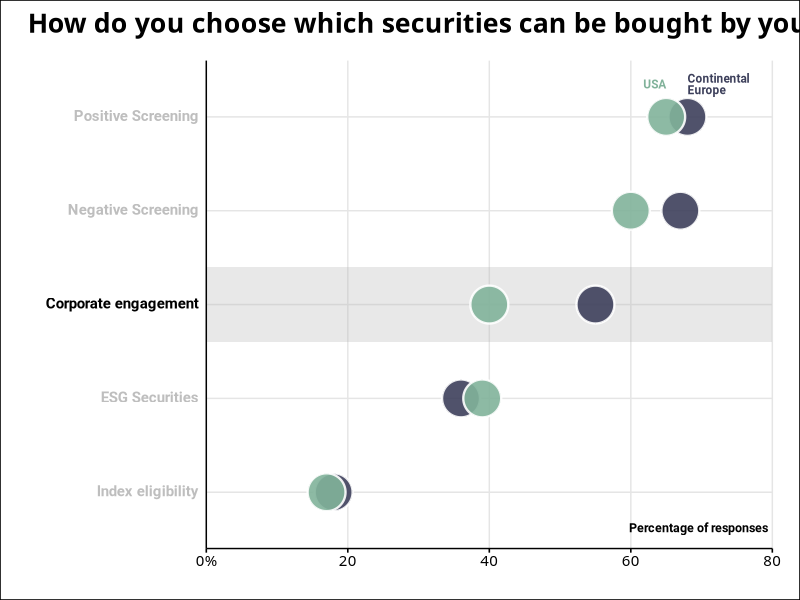

Here is the R script that generated this plot:
library(tidyverse)
library(ggtext)
library(here)

# Source: https://www.investmentbank.barclays.com/content/dam/barclaysmicrosites/ibpublic/documents/our-insights/10_ESG_Themes_2021/Barclays_Investment_Bank_Sustainability_Matters_10_ESG_Themes_for_2021.pdf
# Bar chart on page 6

data <- tibble(
 question = rep(c("<b style='color: grey'>Positive Screening</b>", 
                  "<b style='color: grey'>Negative Screening</b>", 
                  "<b style='color: grey'>ESG Securities</b>", 
                  "<b>Corporate engagement</b>", 
                  "<b style='color: grey'>Index eligibility</b>"), 2),
 perc_response = c(68, 67, 36, 55, 18, 65, 60, 39, 40, 17),
 highlight = rep(c(0, 0, 0, Inf, 0), 2),
 area = rep(c("Continental Europe", "USA"), each = 5)
)

data <- 
  data %>% 
  mutate(question = fct_reorder(question, perc_response))

p <- ggplot(data) +
  geom_col(aes(x = highlight, y = question), fill = "grey70", alpha = 0.3, width = 0.8) +
  geom_point(aes(x = perc_response, y = question, fill = area), 
             shape = 21, size = 12, color = "white", 
             alpha = 0.9, stroke = 1.2, show.legend = FALSE) +
  annotate("text", x = 68, y = 5.35, label = "Continental\nEurope", family = "Roboto", 
           fontface = "bold", size = 3, color = "#3d405b", hjust = 0, lineheight = 0.8) +
  annotate("text", x = 65, y = 5.35, label = "USA", family = "Roboto", 
           fontface = "bold", size = 3, color = "#81b29a", hjust = 1) +
  scale_x_continuous(expand = c(0, 0), limits = c(0, 80), breaks = seq(0, 80, 20), labels = c("0%", "20", "40", "60", "80")) +
  scale_fill_manual(values = c("Continental Europe" = "#3d405b", "USA" = "#81b29a")) +
  labs(title = "How do you choose which securities can be bought by your ESG funds?",
       x = "Percentage of responses", y = "") +
  coord_cartesian(clip = "off") +
  ggthemes::theme_clean(base_family = "Roboto") +
  theme(
    plot.margin = margin(10, 20, 10, 20),
    panel.background = element_rect(fill = NA, colour = NA),
    plot.title.position = "plot",
    plot.title = element_text(family = "Oswald", size = rel(1.6), margin = margin(b = 15)),
    panel.grid.minor = element_blank(),
    panel.grid.major.x = element_line(color = "grey90", size = 0.5, linetype = "solid"),
    panel.grid.major.y = element_line(color = "grey90", size = 0.5, linetype = "solid"),
    axis.ticks.y = element_blank(),
    axis.text.x = element_text(family = "JetBrains Mono", size = rel(1.2)),
    axis.text.y = element_markdown(size = rel(1.2)), 
    axis.title.x = element_text(hjust = 0.99, vjust = 18, size = rel(0.9), face = "bold")
  )

ggsave(here("barclays-plot", "plot.png"), p, width = 9, height = 6, dpi = 320)
